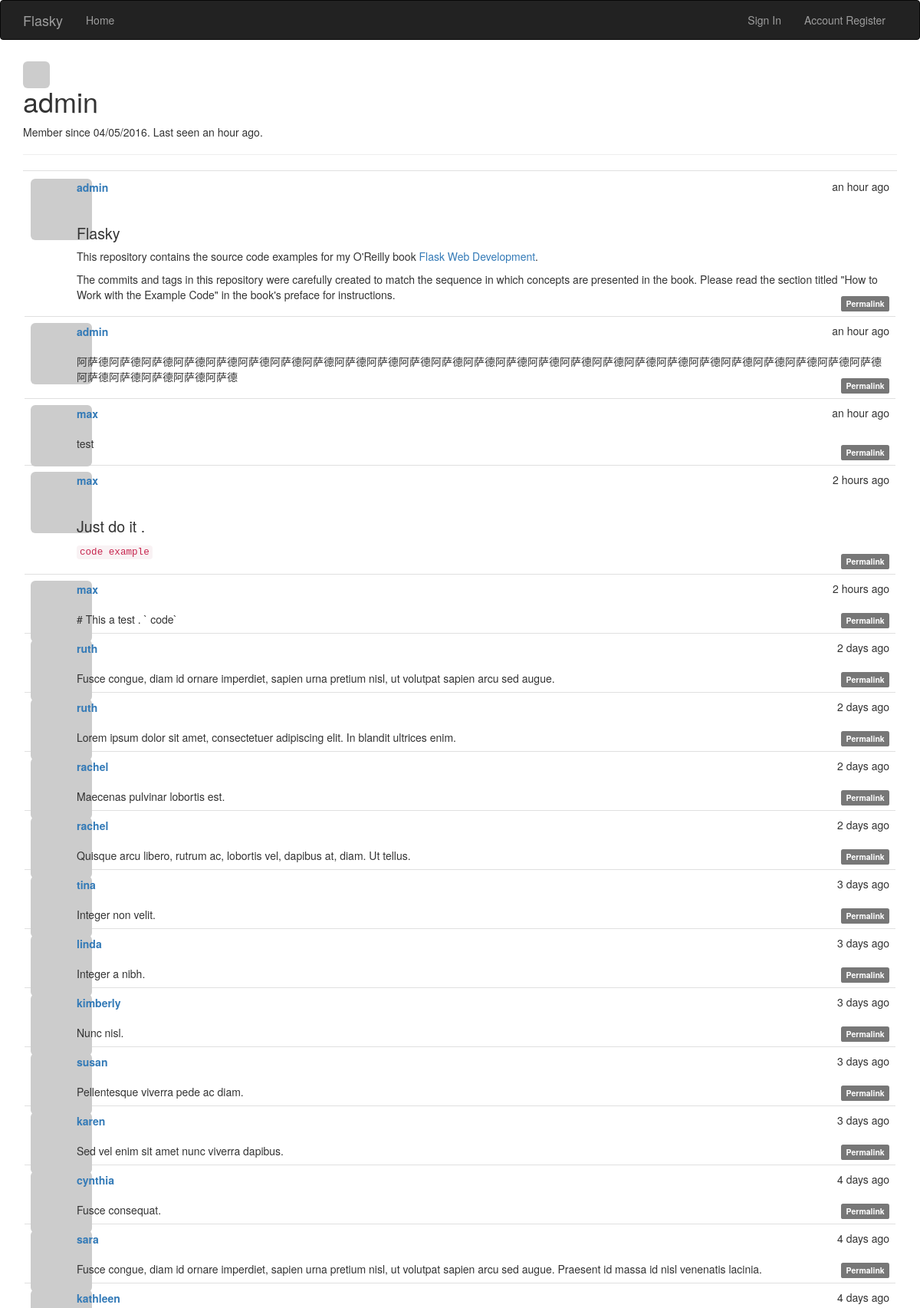
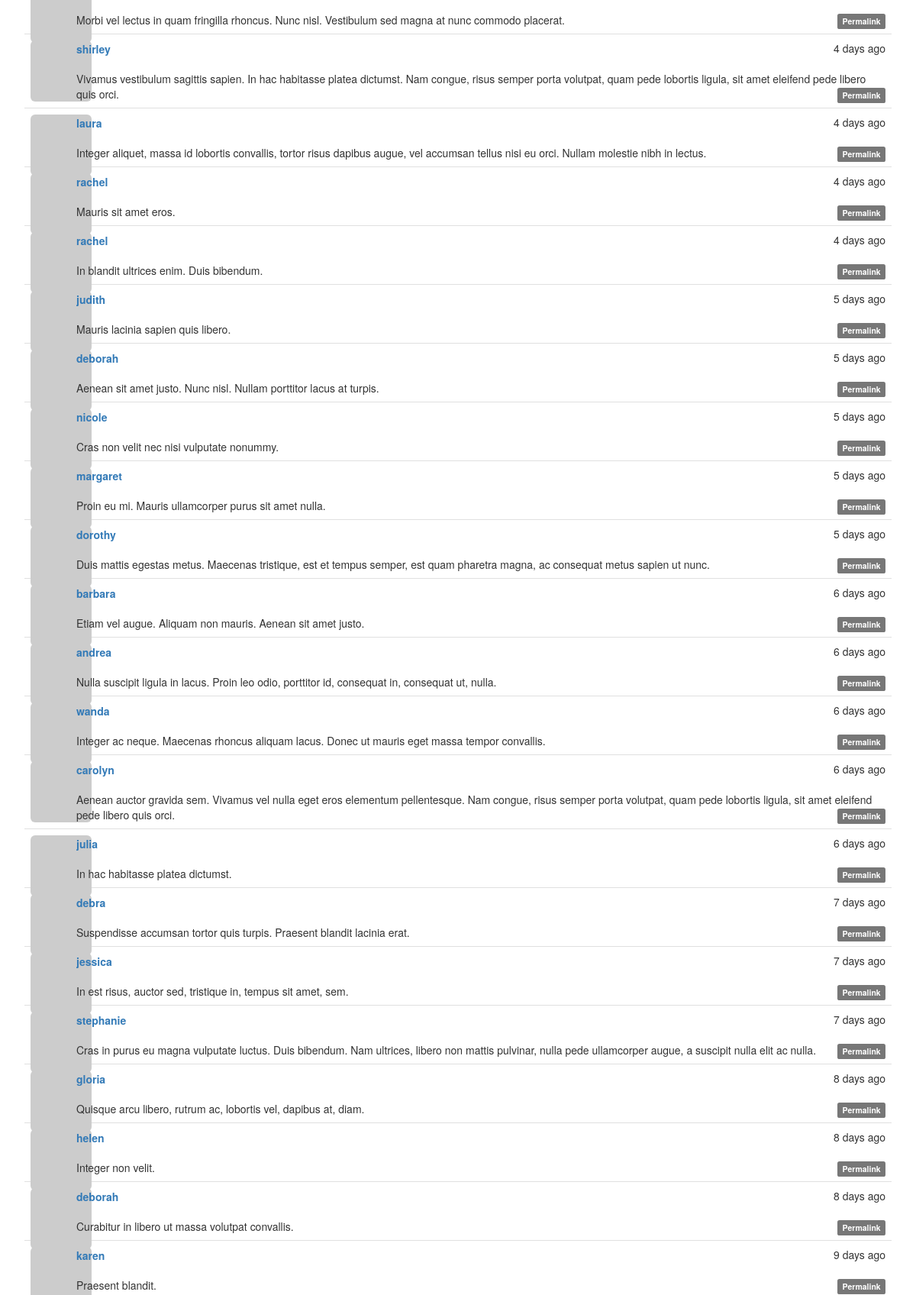
Screenshot of /user/admin (upper part) with the database file from the repository (2 pictures, top to bottom).
### app/models.py (models this page shows, shortened)
class User(UserMixin, db.Model):
    __tablename__ = 'users'
    id = db.Column(db.Integer, primary_key=True)
    email = db.Column(db.String(64), unique=True, index=True)
    username = db.Column(db.String(64), unique=True, index=True)
    role_id = db.Column(db.Integer, db.ForeignKey('roles.id'))
    password_hash = db.Column(db.String(128))
    confirmed = db.Column(db.Boolean, default=False)
    name = db.Column(db.String(64))
    location = db.Column(db.String(64))
    about_me = db.Column(db.Text())
    member_since = db.Column(db.DateTime, default=datetime.utcnow)
    last_seen = db.Column(db.DateTime, default=datetime.utcnow)
    avatar_hash = db.Column(db.String(32))
    posts = db.relationship('Post', backref='author', lazy='dynamic')
    def gravatar(self, size=100, default='identicon', rating='g'):
        if request.is_secure:
            url = 'http://en.gravatar.com/avatar/'
        else:
            url = 'http://en.gravatar.com/avatar/'
        hash = self.avatar_hash or hashlib.md5(self.email.encode('utf-8')).hexdigest()
        return '{url}/{hash}?s={size}&d={default}&r={rating}'.format(
            url=url, hash=hash, size=size, default=default, rating=rating)
    @property
    def password(self):
        raise AttributeError('password is not a readable attribute')

class Post(db.Model):
    __tablename__ = 'posts'
    id = db.Column(db.Integer, primary_key=True)
    body = db.Column(db.Text)
    timestamp = db.Column(db.DateTime, default=datetime.utcnow, index=True)
    author_id = db.Column(db.Integer, db.ForeignKey('users.id'))
    body_html = db.Column(db.Text)

### app/main/views.py (the view)
@main.route('/user/<username>')
def user(username):
    user = User.query.filter_by(username=username).first()
    if user is None:
        abort(404)
    posts = Post.query.order_by(Post.timestamp.desc()).all()
    return render_template('user.html', user=user, posts=posts)

### app/auth/views.py (called while the page is built)
@auth.before_app_request
def before_request():
    if current_user.is_authenticated:
        current_user.ping()
        if not current_user.confirmed and request.endpoint[:5] != 'auth.':
            return redirect(url_for('auth.unconfirmed'))

### app/main/__init__.py (called while the page is built)
@main.app_context_processor
def inject_permissions():
    return dict(Permission=Permission)

### app/models.py (called while the page is built)
    def is_administrator(selfs):
        return False

### app/templates/user.html (shortened to what this page needs)
{% extends "base.html" %}
{% import "bootstrap/wtf.html" as wtf %}
{% block navbar %}
<div class="navbar navbar-inverse" role="navigation">
<div class="container">
<div class="navbar-header">
<a class="navbar-brand" href="/">Flasky</a>
</div>
<div class="navbar-collapse collapse">
<ul class="nav navbar-nav">
<li><a href="/">Home</a></li>
</ul>
<ul class="nav navbar-nav navbar-right">
{% if current_user.is_authenticated %}
    <li><a href="{{ url_for('auth.logout') }}">Sign Out</a></li>
    <li><a href="{{ url_for('auth.register') }}">Account Register</a> </li>
    <li><a href="{{ url_for('auth.change_password') }}">Change Password</a> </li>
    <li><a href="{{ url_for('auth.change_mail_addr') }}">Change Email</a></li>
{% else %}
    <li><a href="{{ url_for('auth.login') }}">Sign In</a></li>
    <li><a href="{{ url_for('auth.register') }}">Account Register</a> </li>
{% endif %}
</ul>
</div>
</div>
</div>
{% endblock %}
{% block page_content %}
<img style="height: 35px;margin-top: 8px;" class="img-rounded profile-thumbnail" src="{{ user.gravatar() }}">
<div class="page-header">
<h1>{{ user.username }}</h1>
<p>
Member since {{ moment(user.member_since).format('L') }}.
Last seen {{ moment(user.last_seen).fromNow() }}.
</p>
</div>
{% include "_posts.html" %}
{% endblock %}

### app/templates/base.html (shortened to what this page needs)
{% extends "bootstrap/base.html" %}
{% block head %}
{{ super() }}
<link rel="stylesheet" type="text/css" href="{{ url_for('static', filename='styles.css') }}">
{% endblock %}
{% block content %}
<div class="container">
{% block page_content %}{% endblock %}
</div>
{% endblock %}

### app/templates/_posts.html (shortened to what this page needs)
<ul class="posts">
{% for post in posts %}
<li class="post">
<div class="profile-thumbnail">
<a href="{{ url_for('.user', username=post.author.username) }}">
<img class="img-rounded profile-thumbnail"
src="{{ post.author.gravatar(size=48) }}">
</a>
</div>
<div class="post-date">{{ moment(post.timestamp).fromNow() }}</div>
<div class="post-author">
<a href="{{ url_for('.user', username=post.author.username) }}">
{{ post.author.username }}
</a>
</div>
<div class="post-body">
    {% if post.body_html %}
        {{ post.body_html|safe }}
    {% else %}
        {{ post.body }}
    {% endif %}
</div>
<div class="post-footer">
    <a href="{{ url_for('main.post', id=post.id) }}">
        <span class="label label-default">Permalink</span>
    </a>
</div>
</li>
{% endfor %}
</ul>

### app/static/styles.css (style rules this page uses)
.profile-thumbnail { position: absolute; }
ul.posts { list-style-type: none; padding: 2px; margin: 16px 0px 0px 0px; border-top: 1px solid #e0e0e0; }
ul.posts li.post { padding: 8px; border-bottom: 1px solid #e0e0e0; }
div.post-date { float: right; }
div.post-author { font-weight: bold; position:relative; left:60px; top: 1px; }
div.post-body { position:relative; left: 60px; top: 20px; margin-right : 60px }
div.post-footer { position:relative; text-align: right; }
.post-body h1 { font-size: 140%; }

### rows the page displays
User: username "admin", member_since "04/05/2016", last_seen "an hour ago"
Post: timestamp "an hour ago", author.username "admin", body_html "Flasky This repository contains the source code examples for my O'Reilly book Flask Web Development . The commits and tags in this repository were carefully created to match the sequence in which concepts are presented in the book. Please read the section titled \"How to Work with the Example Code\" in the book's preface for instructions."
Post: timestamp "an hour ago", author.username "admin", body_html "阿萨德阿萨德阿萨德阿萨德阿萨德阿萨德阿萨德阿萨德阿萨德阿萨德阿萨德阿萨德阿萨德阿萨德阿萨德阿萨德阿萨德阿萨德阿萨德阿萨德阿萨德阿萨德阿萨德阿萨德阿萨德阿萨德阿萨德阿萨德阿萨德阿萨德"
Post: timestamp "an hour ago", author.username "max", body_html "test"
Post: timestamp "2 hours ago", author.username "max", body_html "Just do it . code example"
Post: timestamp "2 hours ago", author.username "max", body "# This a test . ` code`"
Post: timestamp "2 days ago", author.username "ruth", body "Fusce congue, diam id ornare imperdiet, sapien urna pretium nisl, ut volutpat sapien arcu sed augue."
Post: timestamp "2 days ago", author.username "ruth", body "Lorem ipsum dolor sit amet, consectetuer adipiscing elit. In blandit ultrices enim."
Post: timestamp "2 days ago", author.username "rachel", body "Maecenas pulvinar lobortis est."
Post: timestamp "2 days ago", author.username "rachel", body "Quisque arcu libero, rutrum ac, lobortis vel, dapibus at, diam. Ut tellus."
Post: timestamp "3 days ago", author.username "tina", body "Integer non velit."
Post: timestamp "3 days ago", author.username "linda", body "Integer a nibh."
Post: timestamp "3 days ago", author.username "kimberly", body "Nunc nisl."
Post: timestamp "3 days ago", author.username "susan", body "Pellentesque viverra pede ac diam."
Post: timestamp "3 days ago", author.username "karen", body "Sed vel enim sit amet nunc viverra dapibus."
Post: timestamp "4 days ago", author.username "cynthia", body "Fusce consequat."
Post: timestamp "4 days ago", author.username "sara", body "Fusce congue, diam id ornare imperdiet, sapien urna pretium nisl, ut volutpat sapien arcu sed augue. Praesent id massa id nisl venenatis lacinia."
Post: timestamp "4 days ago", author.username "kathleen", body "Morbi vel lectus in quam fringilla rhoncus. Nunc nisl. Vestibulum sed magna at nunc commodo placerat."
Post: timestamp "4 days ago", author.username "shirley", body "Vivamus vestibulum sagittis sapien. In hac habitasse platea dictumst. Nam congue, risus semper porta volutpat, quam pede lobortis ligula, sit amet eleifend pede libero quis orci."
Post: timestamp "4 days ago", author.username "laura", body "Integer aliquet, massa id lobortis convallis, tortor risus dapibus augue, vel accumsan tellus nisi eu orci. Nullam molestie nibh in lectus."
Post: timestamp "4 days ago", author.username "rachel", body "Mauris sit amet eros."
Post: timestamp "4 days ago", author.username "rachel", body "In blandit ultrices enim. Duis bibendum."
Post: timestamp "5 days ago", author.username "judith", body "Mauris lacinia sapien quis libero."
Post: timestamp "5 days ago", author.username "deborah", body "Aenean sit amet justo. Nunc nisl. Nullam porttitor lacus at turpis."
Post: timestamp "5 days ago", author.username "nicole", body "Cras non velit nec nisi vulputate nonummy."
Post: timestamp "5 days ago", author.username "margaret", body "Proin eu mi. Mauris ullamcorper purus sit amet nulla."
Post: timestamp "5 days ago", author.username "dorothy", body "Duis mattis egestas metus. Maecenas tristique, est et tempus semper, est quam pharetra magna, ac consequat metus sapien ut nunc."
Post: timestamp "6 days ago", author.username "barbara", body "Etiam vel augue. Aliquam non mauris. Aenean sit amet justo."
Post: timestamp "6 days ago", author.username "andrea", body "Nulla suscipit ligula in lacus. Proin leo odio, porttitor id, consequat in, consequat ut, nulla."
Post: timestamp "6 days ago", author.username "wanda", body "Integer ac neque. Maecenas rhoncus aliquam lacus. Donec ut mauris eget massa tempor convallis."
Post: timestamp "6 days ago", author.username "carolyn", body "Aenean auctor gravida sem. Vivamus vel nulla eget eros elementum pellentesque. Nam congue, risus semper porta volutpat, quam pede lobortis ligula, sit amet eleifend pede libero quis orci."
Post: timestamp "6 days ago", author.username "julia", body "In hac habitasse platea dictumst."
Post: timestamp "7 days ago", author.username "debra", body "Suspendisse accumsan tortor quis turpis. Praesent blandit lacinia erat."
Post: timestamp "7 days ago", author.username "jessica", body "In est risus, auctor sed, tristique in, tempus sit amet, sem."
Post: timestamp "7 days ago", author.username "stephanie", body "Cras in purus eu magna vulputate luctus. Duis bibendum. Nam ultrices, libero non mattis pulvinar, nulla pede ullamcorper augue, a suscipit nulla elit ac nulla."
Post: timestamp "8 days ago", author.username "gloria", body "Quisque arcu libero, rutrum ac, lobortis vel, dapibus at, diam."
Post: timestamp "8 days ago", author.username "helen", body "Integer non velit."
Post: timestamp "8 days ago", author.username "deborah", body "Curabitur in libero ut massa volutpat convallis."
Post: timestamp "9 days ago", author.username "karen", body "Praesent blandit."
